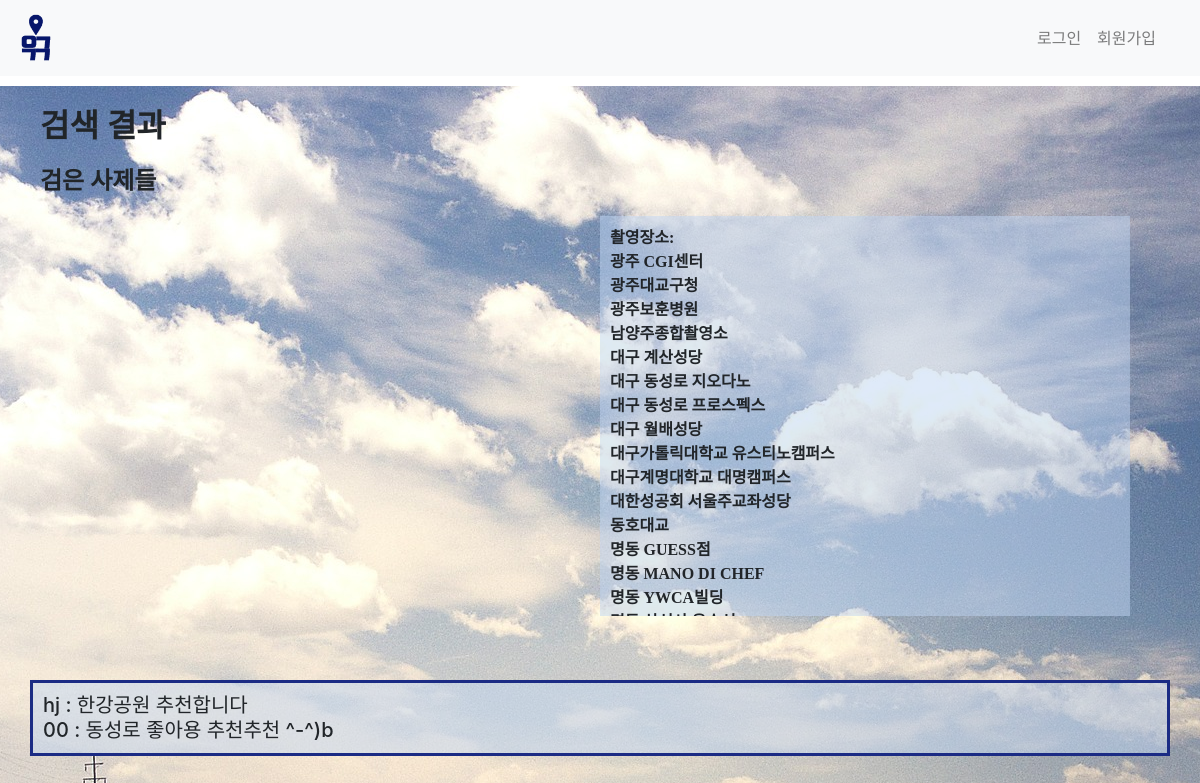
The app's page /text/검은 사제들, older data.
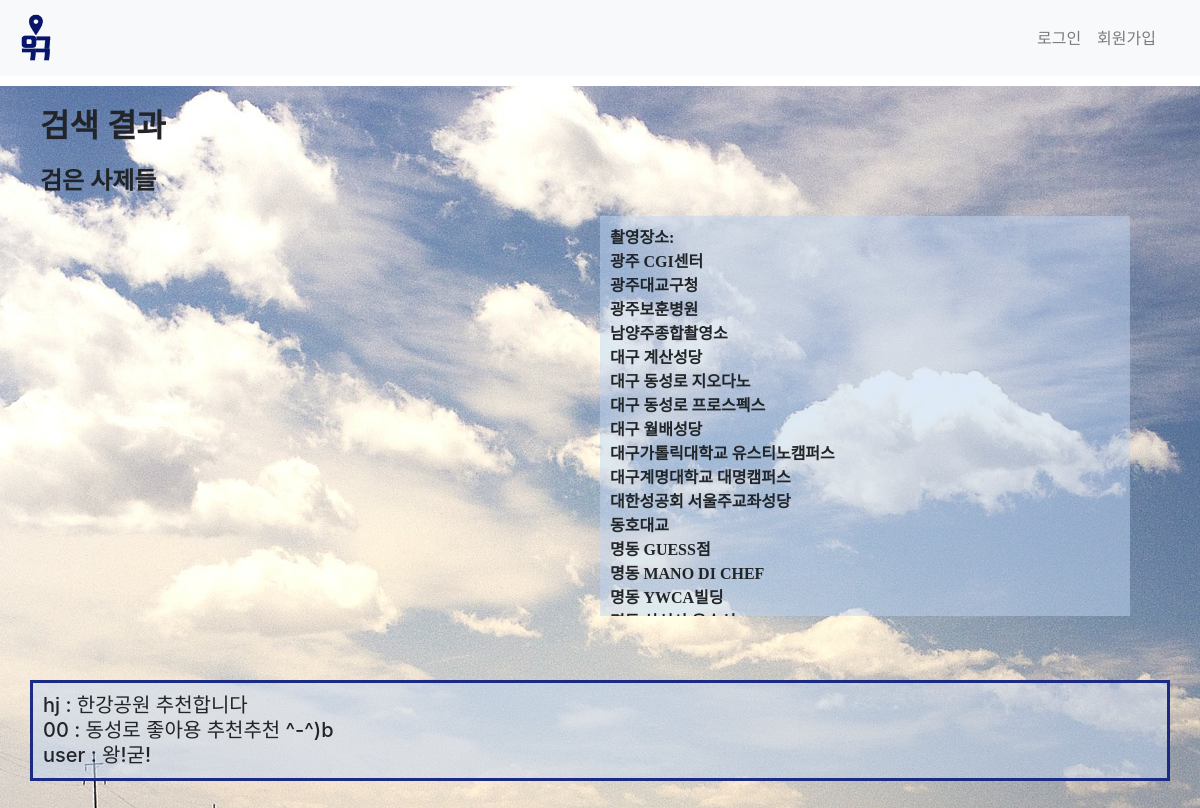
The same page, newer data.
### here/models.py (models this page shows, shortened)
class Text(models.Model):
    title=models.CharField(max_length=50,null=True)
    name=models.CharField(max_length=50,null=True)
    text = models.CharField(max_length=100)

### here/views.py (the view, shortened to what this page needs)
# urls.py: path('text/<title>',here.views.text, name='text'),
def text(request,title):
    t=Text.objects
    m=Movie.objects
    for movie in m.all() :
        if movie.title == title:
            content=movie.text
            split_contents = content.split(',')
            break
    return render(request,'parsing.html',{'title':title,'contents':split_contents,'t':t})

### here/templates/parsing.html (shortened to what this page needs)
{% extends 'base.html' %}
{% block content %}
{% load staticfiles %}
<link rel=stylesheet href="{% static 'parsing.css' %}">
<body>
    <div class="container" id="title">
        <h1>검색 결과</h1>
        <h2>{{ title }}</h2>
        <div class="mapnlocation">
            <div id="map" style="top:3px; flex:1; height:400px;"></div>
            <div style="height:400px; overflow:auto;flex:1;" class = "location">
                촬영장소:<br>
                {%for content in contents%}
                {{content}}<br>
                {%endfor%}
            </div>
        </div>
    </div>
        <br>
        <div class="container" id="text" style="border: 3px solid #1b2b84;background-color: rgb(191, 214, 243,0.5);margin-top: 30px;margin-bottom:30px;">
                {%for content in t.all%}
                {% if title == content.title%}
                <h5 style="display:inline" class="card-title">{{content.name}} :  {{content.text}}</h5>
                <br>
                {% endif %}
                {% endfor %}
        </div>
    </body>
</html>
{% endblock %}

### AH/templates/base.html (shortened to what this page needs)
{% load staticfiles %}
<!DOCTYPE html>
<head>
    <link rel="stylesheet" href="{% static 'home.css' %}">
    <link rel="stylesheet" href="https://stackpath.bootstrapcdn.com/bootstrap/4.3.1/css/bootstrap.min.css"
>
</head>
<body>
    <nav class="navbar navbar-expand-lg navbar-light bg-light">
        <a class="navbar-brand" href="{% url 'home'%}"><img src="{% static '로고2.png'%}" height=50px></a>
        <div class="collapse navbar-collapse" id="navbarNavDropdown">
            <ul class="navbar-nav">
                <li class="nav-item">
                    <a class="nav-link" href=" "></a>
                </li>
                <li class="nav-item">
                    <a class="nav-link" href=""></a>
                </li>
                <div class="sign">
                {% if user.is_authenticated %}
                <li class="nav-item dropdown">
                        <a class="nav-link dropdown-toggle" href="#" id="navbarDropdownMenuLink" role="button"
                            data-toggle="dropdown" aria-haspopup="true" aria-expanded="false">
                            {{ user.username}}님
                        </a>
                        <div class="dropdown-menu" aria-labelledby="navbarDropdownMenuLink">
                            <a class="dropdown-item" href="#">마이페이지</a>
                            <a class="dropdown-item" href="#">Another action</a>
                        </div>
                    </li>
                <a class="nav-link" href="javascript:{document.getElementById('logout').submit()}">로그아웃</a>
                <form id="logout" method="POST" action="{% url 'logout' %}">
                    {% csrf_token %} <input type="hidden" />
                </form>
                {% else %}
                <li class="nav-item">
                    <a class="nav-item nav-link" href="{% url 'login' %}">로그인</a>
                </li>
                <li class="nav-item">
                    <a class="nav-item nav-link" href="" onclick="showPopup();">회원가입</a>
                </li>
                {% endif %}
            </ul>
        </div>
    </nav>
    {% block content %}
    {% endblock %}
    </body>

### here/static/home.css (style rules this page uses)
body { background: url(road.jpg) no-repeat center center fixed; height: 100vh; }
nav { position: fixed; bottom: 0; right: 0; }
.navbar { font-family: 'NanumSquareRound'; position: relative; display: -ms-flexbox; display: flex; -ms-flex-wrap: wrap; flex-wrap: wrap; -ms-flex-align: center; align-items: center; -ms-flex-pack: justify; justify-content: space-between; padding: .5rem 1rem; }
.sign { position: absolute; top:25%; right: 3%; display: flex; }

### here/static/parsing.css (style rules this page uses)
body { background: url('road.jpg') no-repeat center center fixed; height: 100vh; }
h1 { font-family: 'NanumSquareRound'; display: block; font-size: 2em; margin-block-start: 0.67em; margin-block-end: 0.67em; margin-inline-start: 0px; margin-inline-end: 0px; font-weight: bold; }
h2 { font-family: 'NanumSquareRound'; display: block; font-size: 1.5em; margin-block-start: 0.83em; margin-block-end: 0.83em; margin-inline-start: 0px; margin-inline-end: 0px; font-weight: bold; }
.mapnlocation { display: flex; margin: 0 30px 0 30px; }
.location { font-weight: bold; font-size: 1em; font-family: 'NanumSquareRound'; background: rgb(191, 214, 243,0.5); padding: 10px; }
#map { margin: 0 20px 0 0; }
.container { padding: 10px; }

Row changes from the older to the newer data that the page shows:
added Text: name "user", text "왕!굳!"
